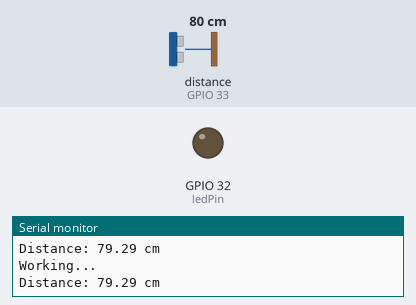
Simulated run of this program. Board: ESP32. Shown: output pins drawn as LEDs (lit = HIGH), the last lines printed to the serial monitor. Wiring (inferred from the names in the program): ultrasonic range finder: trigger GPIO 16; echo GPIO 33. The inputs (shaded band) are chosen by the test bench; at power-on: distance to the obstacle (sensor on GPIO 33) 80 cm. The echo pulse lasts 58.3 µs per cm; pins used as bus, display or sensor lines are not drawn.

Above: at 1.2 s.
1.3 s: distance to the obstacle (sensor on GPIO 33) set to 12 cm
2.8 s: distance to the obstacle (sensor on GPIO 33) set to 9 cm
At 3.5 s:
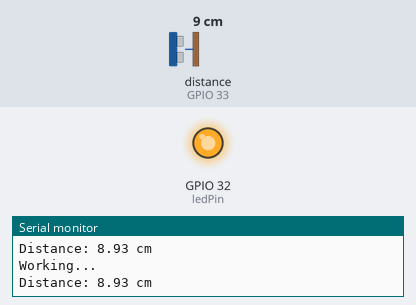
4.3 s: distance to the obstacle (sensor on GPIO 33) set to 18 cm
At 5.1 s:
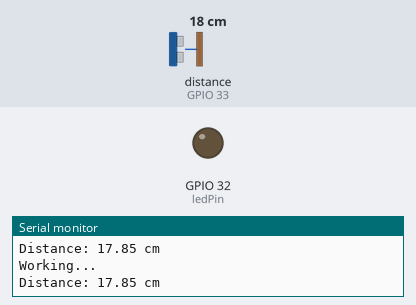
5.9 s: distance to the obstacle (sensor on GPIO 33) set to 2 cm
At 6.8 s:
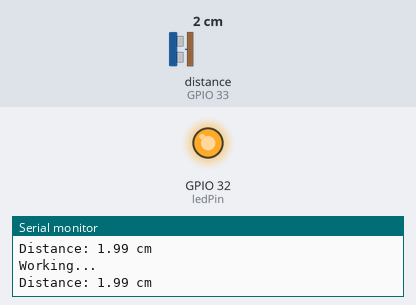
Timing chart, 0 to 8.5 s (numbered marks = the images above; inputs shaded):
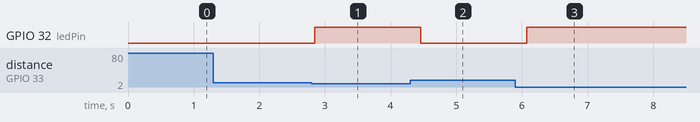

The program:

main.cpp
```cpp
#include <Arduino.h>

// PIN DEFINITIONS
const int trigPin = 16;
const int echoPin = 33;
const int ledPin = 32;

// SETUP
void setup() {
  Serial.begin(115200);
  Serial.println("ESP32 | Testing HC-SR04 Sensor");
  pinMode(trigPin, OUTPUT);
  pinMode(echoPin, INPUT);
  pinMode(ledPin, OUTPUT);
}

// LOOP
void loop() {
  Serial.println("Working...");

  digitalWrite(trigPin, LOW);
  delayMicroseconds(2);
  digitalWrite(trigPin, HIGH);
  delayMicroseconds(10);
  digitalWrite(trigPin, LOW);

  long duration = pulseIn(echoPin, HIGH);
  float distance = duration * 0.034 / 2.0;
  if (duration == 0) Serial.println("Out of range");
  else {
    Serial.print("Distance: ");
    Serial.print(distance);
    Serial.println(" cm");
  }

    if(distance < 10)
    {
      digitalWrite(ledPin, HIGH);
    }
    else {
      digitalWrite(ledPin, LOW);
    }

  delay(200);
}
```

Measured:
- the behaviour switches between 11 and 10 cm on distance to the obstacle (sensor on GPIO 33) (found by bisection; images 0 and 1)
- after the input at 2.8 s, GPIO 32 (ledPin): LOW → HIGH after 0.05 s
- after the input at 4.3 s, GPIO 32 (ledPin): HIGH → LOW after 0.16 s
- after the input at 5.9 s, GPIO 32 (ledPin): LOW → HIGH after 0.17 s
